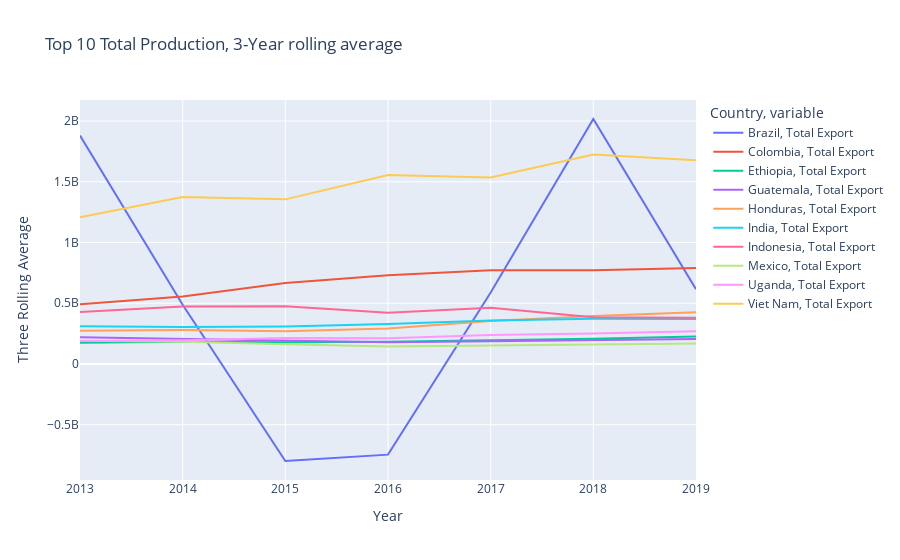

Here is the notebook cell this chart was saved with:
### Code cell
# Graphing top producer countries over time
time_fig = px.line(export_long_df[(export_long_df['Country'].isin(top_producers)) &
                                  (export_long_df['variable']== 'Total Export') &
                                  (export_long_df['Year'] > 2012)],
                            x = 'Year', y = 'Three Rolling Average', color = 'Country', line_dash = 'variable', 
                            title = 'Top 10 Total Production, 3-Year rolling average')
time_fig.show()

### Figure 1 — Plotly figure (JSON) as saved in the notebook; plotly's stock layout.template omitted (floating-point values rounded to 4 significant figures)
{"data": [{"hovertemplate": "Country=Brazil<br>variable=Total Export<br>Year=%{x}<br>Three Rolling Average=%{y}<extra></extra>", "legendgroup": "Brazil, Total Export", "line": {"color": "#636efa", "dash": "solid"}, "marker": {"symbol": "circle"}, "mode": "lines", "name": "Brazil, Total Export", "orientation": "v", "showlegend": true, "type": "scatter", "x": [2013, 2014, 2015, 2016, 2017, 2018, 2019], "xaxis": "x", "y": [1880120000, 488200000.0, -798600000.0, -746300000.0, 588100000.0, 2016620000, 615400000.0], "yaxis": "y"}, {"hovertemplate": "Country=Colombia<br>variable=Total Export<br>Year=%{x}<br>Three Rolling Average=%{y}<extra></extra>", "legendgroup": "Colombia, Total Export", "line": {"color": "#EF553B", "dash": "solid"}, "marker": {"symbol": "circle"}, "mode": "lines", "name": "Colombia, Total Export", "orientation": "v", "showlegend": true, "type": "scatter", "x": [2013, 2014, 2015, 2016, 2017, 2018, 2019], "xaxis": "x", "y": [491480000, 555880000, 666800000, 730020000, 770640000, 772480000, 789300000], "yaxis": "y"}, {"hovertemplate": "Country=Ethiopia<br>variable=Total Export<br>Year=%{x}<br>Three Rolling Average=%{y}<extra></extra>", "legendgroup": "Ethiopia, Total Export", "line": {"color": "#00cc96", "dash": "solid"}, "marker": {"symbol": "circle"}, "mode": "lines", "name": "Ethiopia, Total Export", "orientation": "v", "showlegend": true, "type": "scatter", "x": [2013, 2014, 2015, 2016, 2017, 2018, 2019], "xaxis": "x", "y": [174960000, 183800000, 179440000, 182060000, 195180000, 207260000, 225660000], "yaxis": "y"}, {"hovertemplate": "Country=Guatemala<br>variable=Total Export<br>Year=%{x}<br>Three Rolling Average=%{y}<extra></extra>", "legendgroup": "Guatemala, Total Export", "line": {"color": "#ab63fa", "dash": "solid"}, "marker": {"symbol": "circle"}, "mode": "lines", "name": "Guatemala, Total Export", "orientation": "v", "showlegend": true, "type": "scatter", "x": [2013, 2014, 2015, 2016, 2017, 2018, 2019], "xaxis": "x", "y": [220440000, 207360000, 191580000, 179900000, 186700000, 194020000, 206460000], "yaxis": "y"}, {"hovertemplate": "Country=Honduras<br>variable=Total Export<br>Year=%{x}<br>Three Rolling Average=%{y}<extra></extra>", "legendgroup": "Honduras, Total Export", "line": {"color": "#FFA15A", "dash": "solid"}, "marker": {"symbol": "circle"}, "mode": "lines", "name": "Honduras, Total Export", "orientation": "v", "showlegend": true, "type": "scatter", "x": [2013, 2014, 2015, 2016, 2017, 2018, 2019], "xaxis": "x", "y": [272800000, 278900000, 269340000, 291760000, 353540000, 395820000, 425000000], "yaxis": "y"}, {"hovertemplate": "Country=India<br>variable=Total Export<br>Year=%{x}<br>Three Rolling Average=%{y}<extra></extra>", "legendgroup": "India, Total Export", "line": {"color": "#19d3f3", "dash": "solid"}, "marker": {"symbol": "circle"}, "mode": "lines", "name": "India, Total Export", "orientation": "v", "showlegend": true, "type": "scatter", "x": [2013, 2014, 2015, 2016, 2017, 2018, 2019], "xaxis": "x", "y": [309820000, 304160000, 308520000, 329580000, 357800000, 371900000, 370740000], "yaxis": "y"}, {"hovertemplate": "Country=Indonesia<br>variable=Total Export<br>Year=%{x}<br>Three Rolling Average=%{y}<extra></extra>", "legendgroup": "Indonesia, Total Export", "line": {"color": "#FF6692", "dash": "solid"}, "marker": {"symbol": "circle"}, "mode": "lines", "name": "Indonesia, Total Export", "orientation": "v", "showlegend": true, "type": "scatter", "x": [2013, 2014, 2015, 2016, 2017, 2018, 2019], "xaxis": "x", "y": [427620000, 472720000, 476180000, 421980000, 462440000, 385640000, 381420000], "yaxis": "y"}, {"hovertemplate": "Country=Mexico<br>variable=Total Export<br>Year=%{x}<br>Three Rolling Average=%{y}<extra></extra>", "legendgroup": "Mexico, Total Export", "line": {"color": "#B6E880", "dash": "solid"}, "marker": {"symbol": "circle"}, "mode": "lines", "name": "Mexico, Total Export", "orientation": "v", "showlegend": true, "type": "scatter", "x": [2013, 2014, 2015, 2016, 2017, 2018, 2019], "xaxis": "x", "y": [191900000, 183360000, 161400000, 143420000, 152040000, 160640000, 168520000], "yaxis": "y"}, {"hovertemplate": "Country=Uganda<br>variable=Total Export<br>Year=%{x}<br>Three Rolling Average=%{y}<extra></extra>", "legendgroup": "Uganda, Total Export", "line": {"color": "#FF97FF", "dash": "solid"}, "marker": {"symbol": "circle"}, "mode": "lines", "name": "Uganda, Total Export", "orientation": "v", "showlegend": true, "type": "scatter", "x": [2013, 2014, 2015, 2016, 2017, 2018, 2019], "xaxis": "x", "y": [189980000, 195980000, 214200000, 211620000, 238260000, 250800000, 270460000], "yaxis": "y"}, {"hovertemplate": "Country=Viet Nam<br>variable=Total Export<br>Year=%{x}<br>Three Rolling Average=%{y}<extra></extra>", "legendgroup": "Viet Nam, Total Export", "line": {"color": "#FECB52", "dash": "solid"}, "marker": {"symbol": "circle"}, "mode": "lines", "name": "Viet Nam, Total Export", "orientation": "v", "showlegend": true, "type": "scatter", "x": [2013, 2014, 2015, 2016, 2017, 2018, 2019], "xaxis": "x", "y": [1207100000, 1374700000, 1355180000, 1555240000, 1535140000, 1723960000, 1677540000], "yaxis": "y"}], "layout": {"legend": {"title": {"text": "Country, variable"}, "tracegroupgap": 0}, "title": {"text": "Top 10 Total Production, 3-Year rolling average"}, "xaxis": {"anchor": "y", "domain": [0, 1], "title": {"text": "Year"}}, "yaxis": {"anchor": "x", "domain": [0, 1], "title": {"text": "Three Rolling Average"}}}}
